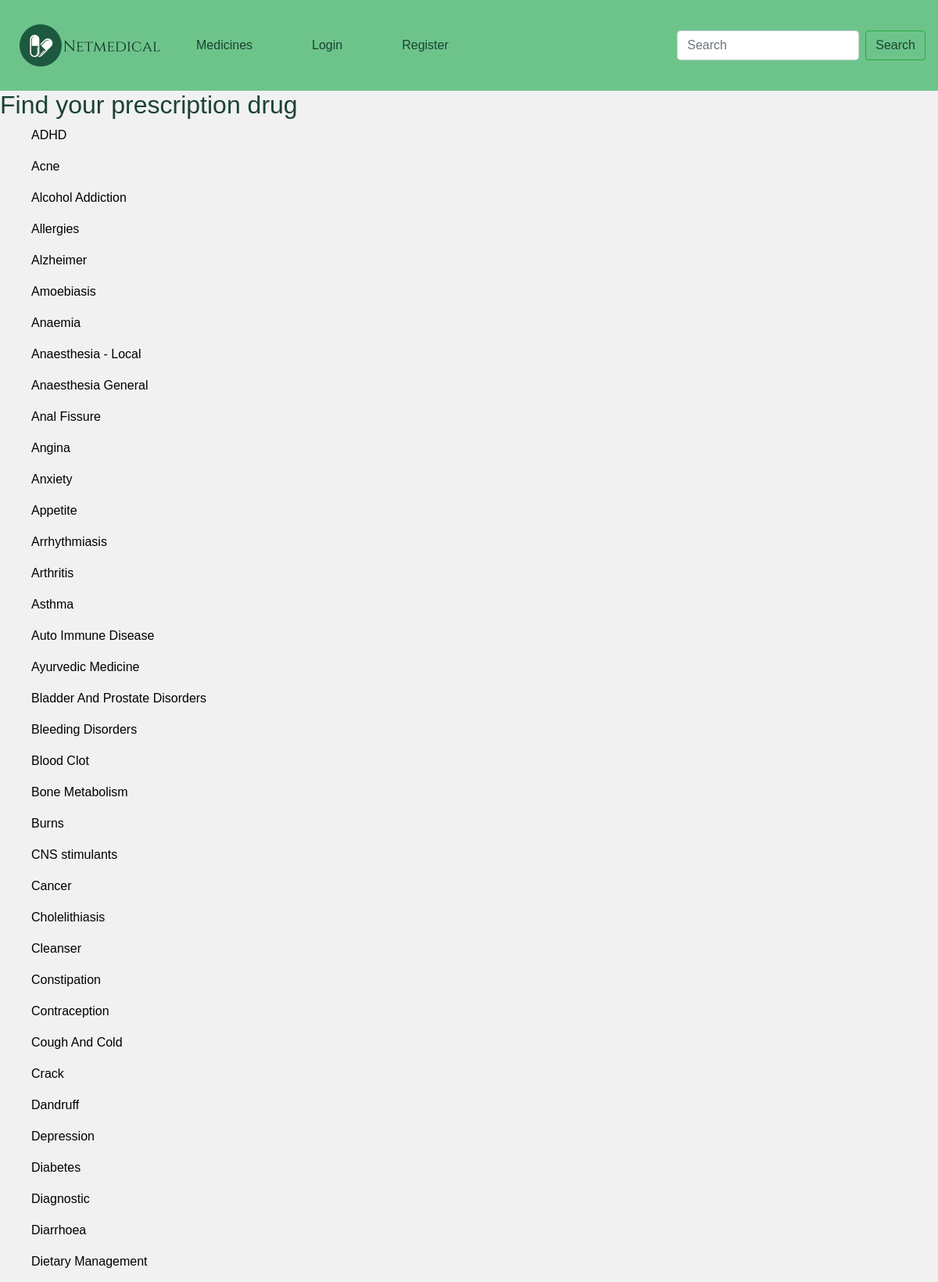
The page /genres/ (upper part) on the database its author committed.
### netmedsapp/models.py (models this page shows, shortened)
class medicine_type(models.Model):
    medicine_genre = models.CharField(max_length=64)

### netmedsapp/views.py (the view)
# urls.py: path('genres/', views.show_genres, name="genres"),
def show_genres(request):
    queryset = medicine_type.objects.all()
    return render(request, "netmedsapp/genres.html", {
        "queryset": queryset
    })

### netmedsapp/templates/netmedsapp/genres.html (shortened to what this page needs)
{%extends 'netmedsapp/base.html'%}
{% block body %}
<h2 style="color: rgb(27,67,50);">Find your prescription drug</h2>
    {% for query in queryset %}
    <div class="genres1">
        <ul style="list-style-type:none;" >
            <li>
                <a href="{% url 'medicine_genre' query.medicine_genre %}" class="genres1">{{query.medicine_genre}}</a>
            </li>
        </ul>
    </div>
    {% endfor %}
{% endblock %}

### netmedsapp/templates/netmedsapp/base.html (shortened to what this page needs)
{% load static %}
{% load cloudinary %}
<!DOCTYPE html>
<html lang="en">
<head>
  <link rel="stylesheet" href="https://cdn.jsdelivr.net/npm/bootstrap@4.5.3/dist/css/bootstrap.min.css"
 />
  <link rel="stylesheet" href="{% static 'styles.css' %}" type="text/css" />
</head>
<body>
  <div class="nav-fullwidth">
    <nav class="navbar fixed-top navbar-expand-lg navbar-dark navbar-custom ">
      <a href="{% url 'index' %}"><img class="img-responsive2" src="{% static 'Netmedical logo 2.png'%}"
          alt="Netmedical"></a>
      <div class="collapse navbar-collapse" id="navbarSupportedContent">
        <ul class="navbar-nav mr-auto">
          <li class="nav-item">
            <a class="nav-link" style="color:rgb(27,67,50);" href="{% url 'genres' %}">Medicines</a>
          </li>
          {% if not user.is_authenticated %}
          <li class="nav-item">
            <a class="nav-link" style="color:rgb(27,67,50);" href="{% url 'login' %}">Login</a>
          </li>
          {% else %}
          <li class="nav-item">
            <a class="nav-link" style="color:rgb(27,67,50);" href="{% url 'logout' %}">Logout</a>
          </li>
          {% endif %}
          <li class="nav-item">
            <a class="nav-link" style="color:rgb(27,67,50);" href="{% url 'register' %}">Register</a>
          </li>
        </ul>
        <form class="form-inline my-2 my-lg-0" action="">
          <input class="form-control mr-sm-2" type="search" placeholder="Search" aria-label="Search" id="search_box">
          <button class="btn btn-outline-success my-2 my-sm-0" type="button" id="search_button"
            style="color:rgb(27,67,50);">Search</button>
        </form>
      </div>
    </nav>
  </div>
  {% block body %}
  {% endblock %}
</body>
</html>

### netmedsapp/static/styles.css (style rules this page uses)
.navbar-custom { background-color:rgb(109, 196, 139); }
a { color: black; font-family: Arial, Helvetica, sans-serif; font-size: medium; }
body { margin-top: 115px; font-family: Arial, Helvetica, sans-serif; color:rgb(27,67,50); background-color: rgb(241,241,241); }
.nav-link { margin: 30px; }
html, body { margin-bottom: 0; padding-bottom: 0; }

### rows shown on the page
medicine_type: medicine_genre "ADHD"
medicine_type: medicine_genre "Acne"
medicine_type: medicine_genre "Alcohol Addiction"
medicine_type: medicine_genre "Allergies"
medicine_type: medicine_genre "Alzheimer"
medicine_type: medicine_genre "Amoebiasis"
medicine_type: medicine_genre "Anaemia"
medicine_type: medicine_genre "Anaesthesia - Local"
medicine_type: medicine_genre "Anaesthesia General"
medicine_type: medicine_genre "Anal Fissure"
medicine_type: medicine_genre "Angina"
medicine_type: medicine_genre "Anxiety"
medicine_type: medicine_genre "Appetite"
medicine_type: medicine_genre "Arrhythmiasis"
medicine_type: medicine_genre "Arthritis"
medicine_type: medicine_genre "Asthma"
medicine_type: medicine_genre "Auto Immune Disease"
medicine_type: medicine_genre "Ayurvedic Medicine"
medicine_type: medicine_genre "Bladder And Prostate Disorders"
medicine_type: medicine_genre "Bleeding Disorders"
medicine_type: medicine_genre "Blood Clot"
medicine_type: medicine_genre "Bone Metabolism"
medicine_type: medicine_genre "Burns"
medicine_type: medicine_genre "CNS stimulants"
medicine_type: medicine_genre "Cancer"
medicine_type: medicine_genre "Cholelithiasis"
medicine_type: medicine_genre "Cleanser"
medicine_type: medicine_genre "Constipation"
medicine_type: medicine_genre "Contraception"
medicine_type: medicine_genre "Cough And Cold"
medicine_type: medicine_genre "Crack"
medicine_type: medicine_genre "Dandruff"
medicine_type: medicine_genre "Depression"
medicine_type: medicine_genre "Diabetes"
medicine_type: medicine_genre "Diagnostic"
medicine_type: medicine_genre "Diarrhoea"
medicine_type: medicine_genre "Dietary Management"
